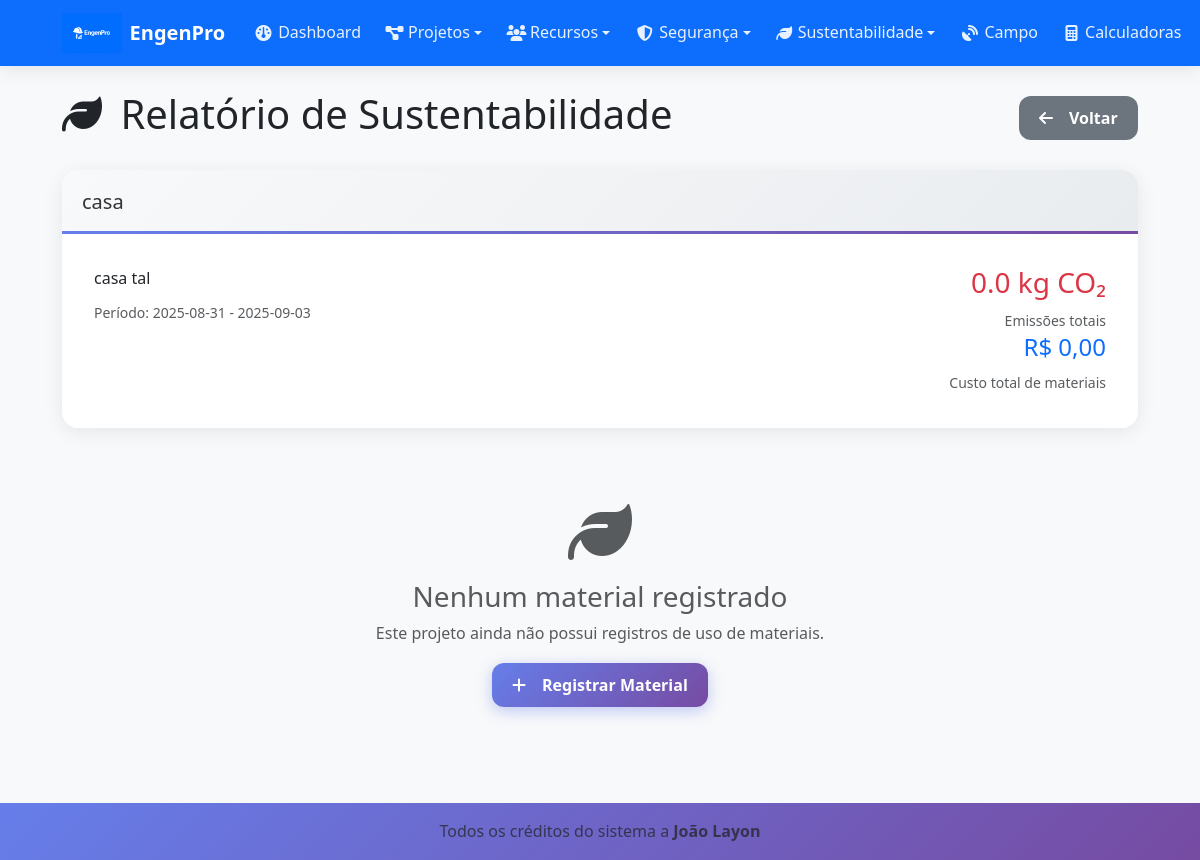
Screenshot of /sustainability/report/1 (signed in) with the database file from the repository.
### tables this page shows
CREATE TABLE projects (
    id INTEGER PRIMARY KEY AUTOINCREMENT,
    name TEXT NOT NULL,
    description TEXT,
    status TEXT DEFAULT 'active',
    start_date DATE,
    end_date DATE,
    budget REAL DEFAULT 0,
    user_id INTEGER,
    created_at TIMESTAMP DEFAULT CURRENT_TIMESTAMP,
    FOREIGN KEY (user_id) REFERENCES users (id)
);

### blueprints/sustainability.py (the view)
@sustainability_bp.route('/report/<int:project_id>')
def project_report(project_id):
    if 'user_id' not in session:
        return redirect(url_for('auth.login'))
    db = get_db()
    project = db.execute('SELECT * FROM projects WHERE id = ?', (project_id,)).fetchone()
    if not project:
        flash('Project not found', 'error')
        return redirect(url_for('sustainability.index'))
    material_usage = db.execute(
        'SELECT ml.*, m.name as material_name, m.category '
        'FROM material_logs ml '
        'JOIN materials m ON ml.material_id = m.id '
        'WHERE ml.project_id = ? '
        'ORDER BY ml.date_used DESC',
        (project_id,)
    ).fetchall()
    total_emissions = sum(log['total_emissions'] for log in material_usage)
    total_cost = sum(log['total_cost'] for log in material_usage)
    category_totals = {}
    for log in material_usage:
        category = log['category'] or 'Uncategorized'
        if category not in category_totals:
            category_totals[category] = {'emissions': 0, 'cost': 0}
        category_totals[category]['emissions'] += log['total_emissions']
        category_totals[category]['cost'] += log['total_cost']
    return render_template('sustainability/project_report.html',
                         project=project,
                         material_usage=material_usage,
                         total_emissions=total_emissions,
                         total_cost=total_cost,
                         category_totals=category_totals)

### blueprints/sustainability.py (called while the page is built)
def get_db():
    from flask import current_app
    return current_app.get_db()

### templates/sustainability/project_report.html (shortened to what this page needs)
{% extends "base.html" %}
{% block content %}
<div class="d-flex justify-content-between align-items-center mb-4">
    <h1>
        <i class="fas fa-leaf me-2"></i>
        Relatório de Sustentabilidade
    </h1>
    <a href="{{ url_for('sustainability.index') }}" class="btn btn-secondary">
        <i class="fas fa-arrow-left me-2"></i>
        Voltar
    </a>
</div>
<div class="card mb-4">
    <div class="card-header">
        <h5 class="mb-0">{{ project.name }}</h5>
    </div>
    <div class="card-body">
        <div class="row">
            <div class="col-md-8">
                {% if project.description %}
                    <p class="mb-2">{{ project.description }}</p>
                {% endif %}
                <small class="text-muted">
                    Período: {{ project.start_date or 'N/A' }} - {{ project.end_date or 'Em andamento' }}
                </small>
            </div>
            <div class="col-md-4 text-end">
                <h3 class="text-danger">{{ "{:,.1f}".format(total_emissions).replace(',', '.') }} kg CO₂</h3>
                <small class="text-muted">Emissões totais</small>
                <br>
                <h4 class="text-primary">R$ {{ "{:,.2f}".format(total_cost).replace(',', '.').replace('.', ',', 1) }}</h4>
                <small class="text-muted">Custo total de materiais</small>
            </div>
        </div>
    </div>
</div>
{% if material_usage %}
    <div class="card">
        <div class="card-header">
            <h5 class="mb-0">Detalhamento por Material</h5>
        </div>
        <div class="card-body">
            <div class="table-responsive">
                <table class="table table-hover">
                    <thead>
                        <tr>
                            <th>Data</th>
                            <th>Material</th>
                            <th>Categoria</th>
                            <th>Quantidade</th>
                            <th>Emissões (kg CO₂)</th>
                            <th>Custo (R$)</th>
                            <th>Notas</th>
                        </tr>
                    </thead>
                    <tbody>
                        {% for usage in material_usage %}
                            <tr>
                                <td>{{ usage.date_used or usage.created_at[:10] }}</td>
                                <td><strong>{{ usage.material_name }}</strong></td>
                                <td>
                                    <span class="badge bg-secondary">{{ usage.category or 'N/A' }}</span>
                                </td>
                                <td>{{ usage.quantity }}</td>
                                <td class="text-danger fw-bold">{{ "{:,.2f}".format(usage.total_emissions).replace(',', '.') }}</td>
                                <td>R$ {{ "{:,.2f}".format(usage.total_cost or 0).replace(',', '.').replace('.', ',', 1) }}</td>
                                <td>{{ usage.notes or '-' }}</td>
                            </tr>
                        {% endfor %}
                    </tbody>
                </table>
            </div>
        </div>
    </div>
{% else %}
    <div class="text-center py-5">
        <i class="fas fa-leaf fa-4x text-muted mb-3"></i>
        <h3 class="text-muted">Nenhum material registrado</h3>
        <p class="text-muted">Este projeto ainda não possui registros de uso de materiais.</p>
        <a href="{{ url_for('sustainability.log_usage') }}?project_id={{ project.id }}" class="btn btn-primary">
            <i class="fas fa-plus me-2"></i>
            Registrar Material
        </a>
    </div>
{% endif %}
{% endblock %}

### static/css/style.css (style rules this page uses)
:root { --primary-color: #0d6efd; --success-color: #198754; --warning-color: #ffc107; --danger-color: #dc3545; --info-color: #0dcaf0; --dark-color: #212529; --light-color: #f8f9fa; --border-radius: 0.375rem; --box-shadow: 0 0.125rem 0.25rem rgba(0, 0, 0, 0.075); --box-shadow-lg: 0 1rem 3rem rgba(0, 0, 0, 0.175); }
body { font-family: 'Segoe UI', Tahoma, Geneva, Verdana, sans-serif; background-color: #f8f9fa; line-height: 1.6; }
.card { border: none; box-shadow: var(--box-shadow); transition: all 0.3s ease; border-radius: var(--border-radius); }
.card-header { border-bottom: 1px solid rgba(0, 0, 0, 0.125); font-weight: 600; background-color: rgba(0, 0, 0, 0.03); }
.btn { border-radius: var(--border-radius); font-weight: 500; transition: all 0.3s ease; border-width: 1px; }
* { box-sizing: border-box; }
html { scroll-behavior: smooth; -webkit-text-size-adjust: 100%; }
body { -webkit-overflow-scrolling: touch; touch-action: manipulation; }
.card { border: none; border-radius: 16px; box-shadow: 0 4px 20px rgba(0,0,0,0.08); transition: all 0.4s cubic-bezier(0.175, 0.885, 0.32, 1.275); overflow: hidden; margin-bottom: 1.5rem; backdrop-filter: blur(10px); background: rgba(255, 255, 255, 0.95); }
.card-header { background: linear-gradient(135deg, #f8f9fa 0%, #e9ecef 100%); border: none; border-radius: 16px 16px 0 0; padding: 1.25rem; font-weight: 700; color: #333; position: relative; }
.card-header::after { content: ''; position: absolute; bottom: 0; left: 0; right: 0; height: 3px; background: linear-gradient(90deg, #667eea 0%, #764ba2 100%); }
.card-body { padding: 1.5rem; }
.btn { min-height: 44px; padding: 0.75rem 1.5rem; border-radius: 12px; font-weight: 600; border: none; position: relative; overflow: hidden; transition: all 0.3s cubic-bezier(0.175, 0.885, 0.32, 1.275); text-decoration: none; display: inline-flex; align-items: center; justify-content: center; gap: 0.5rem; font-size: 0.95rem; cursor: pointer; user-select: none; -webkit-tap-highlight-color: transparent; }
.btn::before { content: ''; position: absolute; top: 0; left: -100%; width: 100%; height: 100%; background: linear-gradient(90deg, transparent, rgba(255,255,255,0.3), transparent); transition: left 0.6s; }
.btn-primary { background: linear-gradient(135deg, #667eea 0%, #764ba2 100%); color: white; box-shadow: 0 4px 15px rgba(102, 126, 234, 0.4); }
@media (min-width: 414px) { .btn { font-size: 1rem; } }
@media (min-width: 414px) { .card-body { padding: 1.75rem; } }
@media (min-width: 768px) { .card { margin-bottom: 2rem; } }
@media (min-width: 768px) { .card-body { padding: 2rem; } }
@media (min-width: 768px) { .btn { min-height: 40px; padding: 0.625rem 1.25rem; } }
.btn, .card, .nav-link, .dropdown-item, .table tbody tr { -webkit-tap-highlight-color: transparent; touch-action: manipulation; }
.btn, .form-control, .form-select, .nav-link { min-height: 44px; }
* { -webkit-transform: translateZ(0); transform: translateZ(0); }
.card, .btn, .navbar, .table-responsive { will-change: transform; backface-visibility: hidden; perspective: 1000px; }

### rows the page displays
projects: name "casa", description "casa tal", start_date "2025-08-31", end_date "2025-09-03"

### other values shown
{{ "{:,.1f}".format(total_emissions).replace(',', '.') }} "0.0"
{{ "{:,.2f}".format(total_cost).replace(',', '.').replace('.', ',', 1) }} "0,00"
